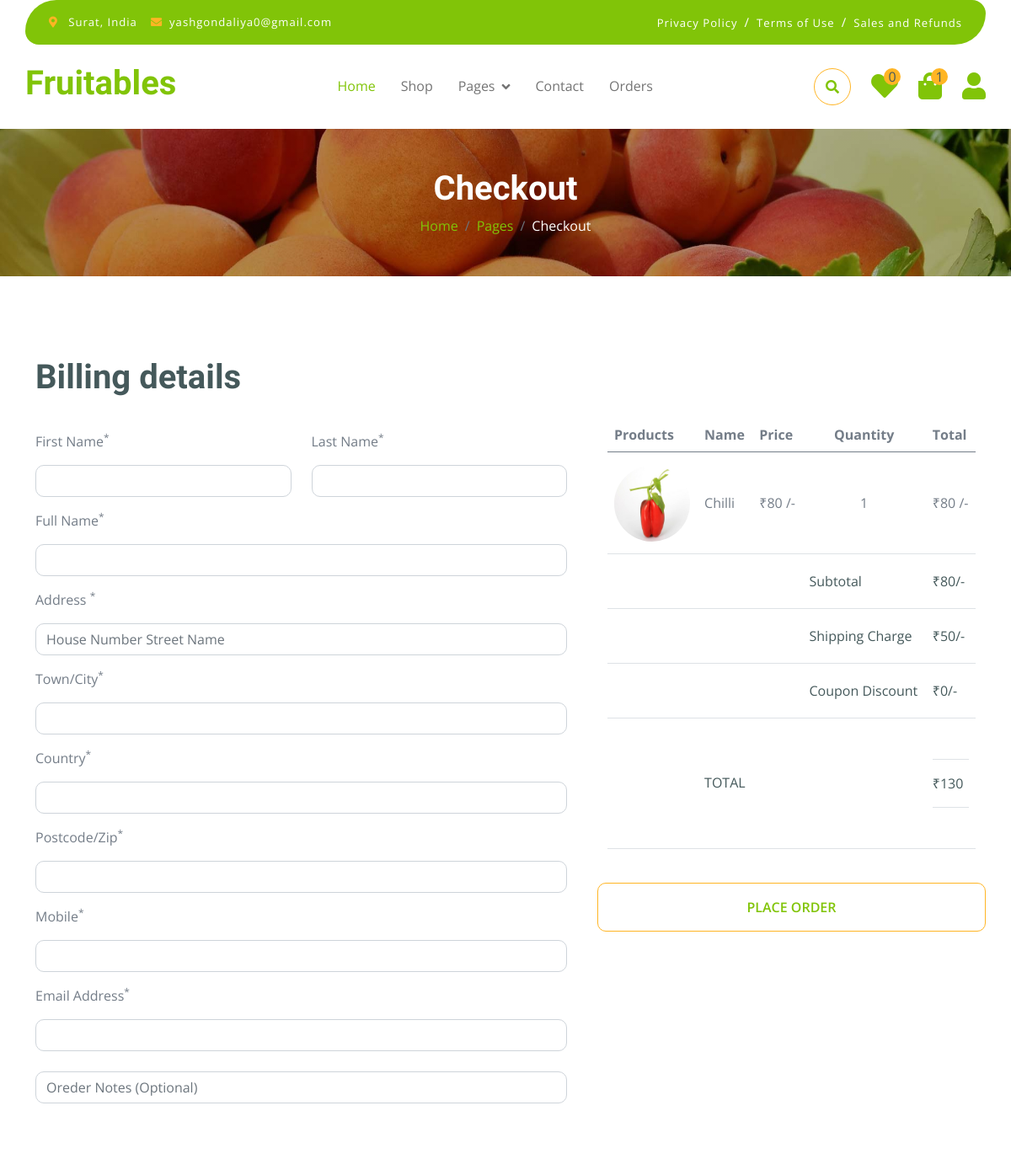
The app's page /chackout (signed in, upper part), older data.
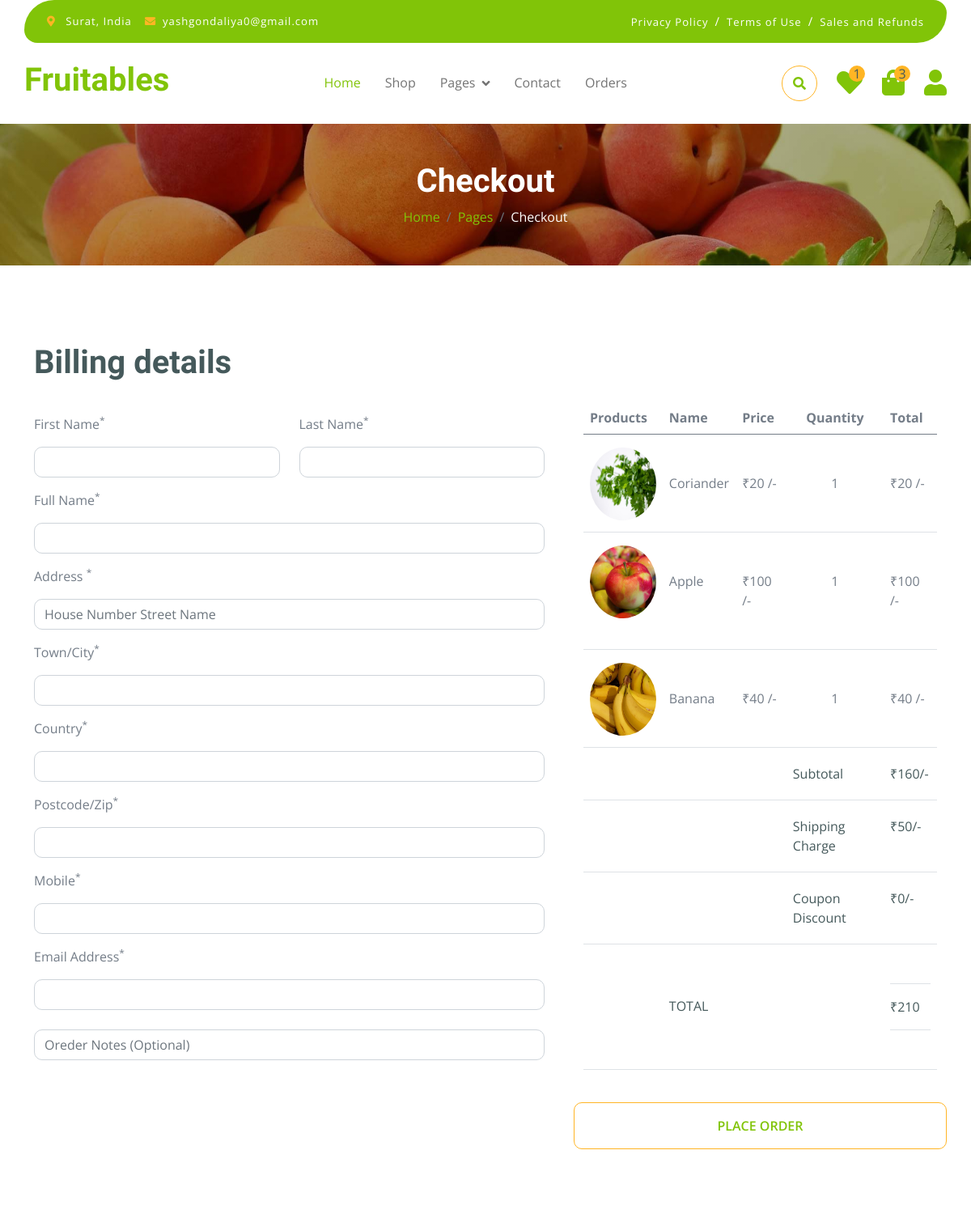
The same page, newer data.
### myapp/models.py (models this page shows, shortened)
class Add_to_cart(models.Model):
    user_id=models.ForeignKey(user,on_delete=models.CASCADE,blank=True,null=True)
    product_id=models.ForeignKey(Product,on_delete=models.CASCADE,blank=True,null=True)
    image=models.ImageField(upload_to="media",blank=True,null=True)
    name=models.CharField(max_length=255,blank=True,null=True)
    price=models.IntegerField()
    quantity=models.IntegerField()
    total_price=models.IntegerField()

### myapp/views.py (the view)
# urls.py: path('chackout', views.chackout, name='chackout'),
def chackout(request):
    if 'email' in request.session:
        uid=user.objects.get(email=request.session["email"])
        chack_id=Add_to_cart.objects.filter(user_id=uid)
        cart_count=Add_to_cart.objects.filter(user_id=uid).count()
        wish_count=Add_to_wishlist.objects.filter(user_id=uid).count()
        ucid=user_coupon.objects.filter(user_id=uid,ex=True).order_by("-id").first()
        total_price=0
        for i in chack_id:
            total_price += i.product_id.price * i.quantity
        shipping_charge=50
        if total_price == 0:
            shipping_charge == 0
        else:
            shipping_charge == 50
        discount = 0
        if ucid:
            discount = ucid.coupon_id.discount
        grand_total = total_price + shipping_charge - discount
        client = razorpay.Client(auth=('rzp_test_uqhoYnBzHjbvGF', 'jEhBs6Qp9hMeGfq5FyU45cVi'))
        response = client.order.create({
            'amount': int(grand_total * 100),
            'currency': 'INR',
            'payment_capture': 1
        })
        print("Razorpay response:", response)
        con={"user_id": uid,"chack_id":chack_id,"cart_count":cart_count,"wish_count":wish_count,"ucid":ucid,"total_price":total_price,"shipping_charge":shipping_charge,"grand_total":grand_total,"discount":discount,"response":response}
        return render(request,"chackout.html",con)
    return render(request,"login.html")

### myapp/templates/chackout.html (shortened to what the changed rows need)
{% extends "index.html" %}
{% load static %}
{% block content %}
        <div class="container-fluid page-header py-5">
            <h1 class="text-center text-white display-6">Checkout</h1>
        </div>
        <div class="container-fluid py-5">
            <div class="container py-5">
                <h1 class="mb-4">Billing details</h1>
                <form action="{% url 'billing_add' %}" method="POST">
                    <div class="row g-5">
                        <div class="col-md-12 col-lg-6 col-xl-5">
                            <div class="table-responsive">
                                <table class="table">
                                    <thead>
                                        <tr>
                                            <th scope="col">Products</th>
                                            <th scope="col">Name</th>
                                            <th scope="col">Price</th>
                                            <th scope="col"><center>Quantity</center></th>
                                            <th scope="col">Total</th>
                                        </tr>
                                    </thead>
                                    <tbody>
                                        {% for i in chack_id %}
                                        <tr>
                                            <th scope="row">
                                                <div class="d-flex align-items-center mt-2">
                                                    <img src="{{i.image.url}}" class="img-fluid rounded-circle" style="width: 90px; height: 90px;" alt="">
                                                </div>
                                            </th>
                                            <td class="py-5">{{i.name}}</td>
                                            <td class="py-5">₹{{i.price}} /-</td>
                                            <td class="py-5"><center>{{i.quantity}}</center></td>
                                            <td class="py-5">₹{{i.total_price}} /-</td>
                                        </tr>
                                        {% endfor %}
                                        <tr>
                                            <th scope="row">
                                            </th>
                                            <td class="py-1">
                                                <div class="py-3">
                                                    <p class="mb-0 text-dark">₹{{total_price}}/-</p>
                                                </div>
                                            </td>
                                        </tr>
                                        <tr>
                                            <th scope="row">
                                            </th>
                                        </tr>
                                        <tr>
                                            <th scope="row">
                                            </th>
                                        </tr>
                                        <tr>
                                            <th scope="row">
                                            </th>
                                            <td class="py-5">
                                                <div class="py-3 border-bottom border-top">
                                                    <p class="mb-0 text-dark">₹{{grand_total}}</p>
                                                </div>
                                            </td>
                                        </tr>
                                    </tbody>
                                </table>
                            </div>
                        </div>
                    </div>
                </form>
            </div>
        </div>
        {% endblock %}

### myapp/templates/index.html (shortened to what the changed rows need)
<!DOCTYPE html>
{% load static %}
<html lang="en">
    <head>
        {% load static %}
        <link rel="stylesheet" href="https://use.fontawesome.com/releases/v5.15.4/css/all.css"/>
        <link rel="stylesheet" href="https://cdnjs.cloudflare.com/ajax/libs/animate.css/4.1.1/animate.min.css"/>
        <link href="https://cdn.jsdelivr.net/npm/bootstrap-icons@1.4.1/font/bootstrap-icons.css" rel="stylesheet">
        <link href="{% static 'lib/lightbox/css/lightbox.min.css' %}" rel="stylesheet">
        <link href="{% static 'lib/owlcarousel/assets/owl.carousel.min.css' %}" rel="stylesheet">
        <link href="{% static 'css/bootstrap.min.css' %}" rel="stylesheet">
        <link href="{% static 'css/style.css' %}" rel="stylesheet">
    </head>
    <body>
        <div class="container-fluid fixed-top">
            <div class="container px-0">
                <nav class="navbar navbar-light bg-white navbar-expand-xl">
                    <a href="{% url 'index' %}" class="navbar-brand"><h1 class="text-primary display-6">Fruitables</h1></a>
                    <div class="collapse navbar-collapse bg-white" id="navbarCollapse">
                        <div class="d-flex m-3 me-0">
                            <a href="{% url 'wishlist' %}" class="position-relative me-4 my-auto">
                                <i class="fa fa-heart fa-2x" ></i>
                                <span class="position-absolute bg-secondary rounded-circle d-flex align-items-center justify-content-center text-dark px-1" style="top: -5px; left: 15px; height: 20px; min-width: 20px;">{{wish_count}}</span>
                            </a>
                            <a href="{% url 'cart' %}" class="position-relative me-4 my-auto">
                                <i class="fa fa-shopping-bag fa-2x"></i>
                                <span class="position-absolute bg-secondary rounded-circle d-flex align-items-center justify-content-center text-dark px-1" style="top: -5px; left: 15px; height: 20px; min-width: 20px;">{{cart_count}}</span>
                            </a>
                        </div>
                    </div>
                </nav>
            </div>
        </div>
        {% block content %}{% endblock %}
    </body>
</html>

Row changes from the older to the newer data that the page shows:
removed Add_to_cart: image (picture), name "Chilli", price "80", quantity "1", total_price "80"
added Add_to_cart: image (picture), name "Coriander", price "20", quantity "1", total_price "20"
added Add_to_cart: image (picture), name "Apple", price "100", quantity "1", total_price "100"
added Add_to_cart: image (picture), name "Banana", price "40", quantity "1", total_price "40"
Text that changed along with them:
{{ wish_count }}: "0" → "1"
{{ cart_count }}: "1" → "3"
{{ total_price }}: "80" → "160"
{{ grand_total }}: "130" → "210"
